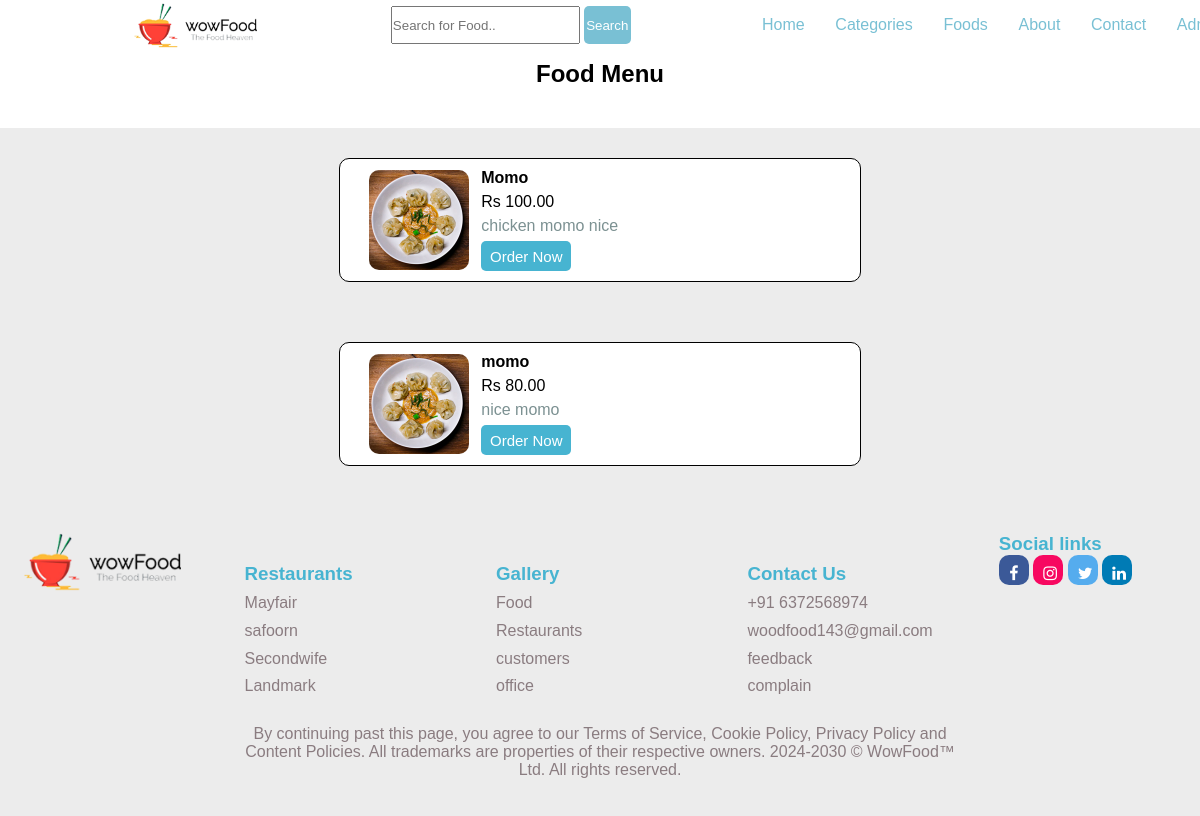
The app's page /category-food.php?category_id=46 with its own data.
### tables this page shows
CREATE TABLE `tbl_food` (
  `id` int(10) UNSIGNED NOT NULL,
  `title` varchar(100) NOT NULL,
  `description` text NOT NULL,
  `price` decimal(10,2) NOT NULL,
  `image_name` varchar(250) NOT NULL,
  `category_id` int(10) NOT NULL,
  `featured` varchar(10) NOT NULL,
  `active` varchar(10) NOT NULL
);

### category-food.php (the view, shortened to what this page needs)
<?php include('repeat/menu2.php');?>
<?php
if(isset($_GET['category_id']))
{
    $category_id = $_GET['category_id'];
}
else{
    header('location:'.HOMEURL);
}
?>
<h2 style="text-align:center;padding-bottom:40px;padding-top:60px;"  id="foodid">Food Menu</h2>
<section class="food_menu">
    <form action="" method="POST">
<?php
$sql3 = "SELECT * FROM tbl_food WHERE category_id = $category_id";
$rec2 = mysqli_query($conn,$sql3);
$count2 = mysqli_num_rows($rec2);
if($count2 > 0)
{
while($row2 = mysqli_fetch_assoc($rec2))
{
    $id= $row2['id'];
    $title= $row2['title'];
    $price= $row2['price'];
    $description= $row2['description'];
    $image_name= $row2['image_name'];
    ?>
  <div class="firstrow">
        <div class="bg_menu">
        <?php
            if($image_name=="")
            {
                echo "Food image not available";
            }
            else{
                ?>
                <img src="<?php echo HOMEURL; ?>imgs/food/<?php echo $image_name; ?>" alt="food">
                <?php
            }
            ?>
            <div class="details">
                  <p><b><?php echo $title; ?></b></p>
                  <p>Rs <?php echo $price; ?></p>
                  <p id="detailsc"><?php echo $description ?></p>
                  <a href="<?php echo HOMEURL; ?>order.php?food_id=<?php echo $id; ?>">Order Now</a>
            </div>
        </div>
    </div>
    <?php
}
}
else{
echo "Food not available";
}
?>
</form>
</section>
<?php include('repeat/footer.php');?>

### css/home.css (style rules this page uses)
* { margin: 0; padding: 0; font-family: Arial, Helvetica, sans-serif; }
html { scroll-behavior: smooth; }
.food_menu { width: 100vw; background: #ECECEC; display: flex; flex-wrap: wrap; justify-content: center; align-items: center; gap: 2.5%; }
.food_menu .firstrow { display: flex; gap: 5%; justify-content: center; }
.food_menu .firstrow .bg_menu { background: white; width: 500px; height: 100%; border-radius: 10px; display: flex; justify-content: center; align-items: center; border: 1px solid black; gap: 2.5%; padding: 10px; margin-bottom: 30px; margin-top: 30px; }
.food_menu .firstrow .bg_menu img { border-radius: 10px; height:100px; z-index: 1; }
.food_menu .firstrow .bg_menu .details { height: 100%; justify-content: center; gap: 6px; display: flex; flex-direction: column; width: 70%; }
.food_menu .firstrow .bg_menu .details a { height: 30px; width: 90px; border-radius: 5px; font-size: 15px; background:#47B4D1; color: white; display: flex; justify-content: center; align-items: center; text-decoration: none; }
#detailsc { color: #7c9192; }

### css/order.css (style rules this page uses)
* { margin: 0; padding: 0; font-family: Arial, Helvetica, sans-serif; }
html { scroll-behavior: smooth; }
.bg_menu { border: 1px solid white; border-radius: 10px; width: 100%; height: 25%; display: flex; justify-content: center; align-items: center; gap: 5%; }
.bg_menu img { border-radius: 10px; height: 10vw; }
.bg_menu .details { height: 100%; justify-content: center; gap: 6%; display: flex; flex-direction: column; width: 50%; }
form { height: 100%; width: 45%; }

### records on screen
tbl_food: image_name (picture), title "Momo", price "100.00", description "chicken momo nice"
tbl_food: image_name (picture), title "momo", price "80.00", description "nice momo"
